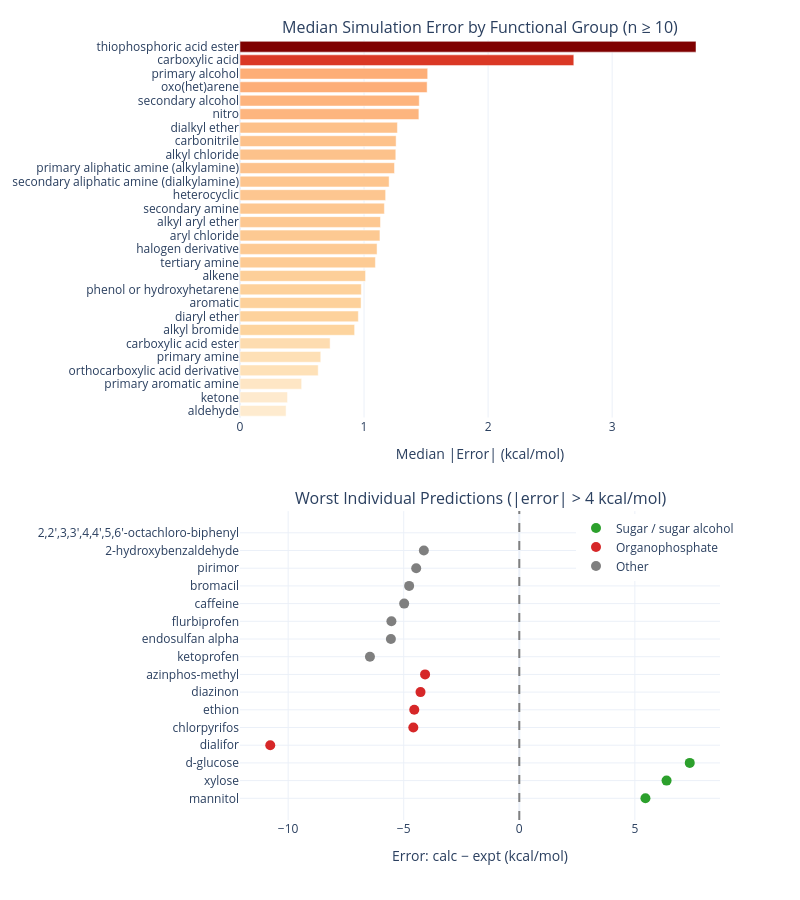

The code cell stored with this chart in its notebook:
### Markdown cell above
### Q2: Where does the simulation fail?

### Code cell
# --- Plot 3: Median |error| by functional group + worst individual predictions ---

resid_stats = (df_groups.groupby("groups")["abs_residual"]
               .agg(["count", "median"])
               .query("count >= 10")
               .sort_values("median", ascending=True))

fig = make_subplots(
    rows=2, cols=1,
    row_heights=[0.55, 0.45],
    vertical_spacing=0.12,
    subplot_titles=[
        "Median Simulation Error by Functional Group (n ≥ 10)",
        "Worst Individual Predictions (|error| > 4 kcal/mol)",
    ],
)

# Top: horizontal bar chart
fig.add_trace(go.Bar(
    y=resid_stats.index,
    x=resid_stats["median"],
    orientation="h",
    marker=dict(
        color=resid_stats["median"],
        colorscale="OrRd",
        cmin=0, cmax=resid_stats["median"].max(),
    ),
    customdata=resid_stats["count"].values,
    hovertemplate=(
        "<b>%{y}</b><br>"
        "Median |error|: %{x:.2f} kcal/mol<br>"
        "n = %{customdata}"
        "<extra></extra>"
    ),
    showlegend=False,
), row=1, col=1)

# Bottom: outlier lollipop chart
outliers = df[df["abs_residual"] > 4].copy()

# Assign chemical class
def classify(row):
    grps = " ".join(row["groups"]).lower() if row["groups"] else ""
    name = row["display_name"].lower()
    if any(x in name for x in ["glucose", "xylose", "mannitol"]):
        return "Sugar / sugar alcohol"
    if any(x in grps for x in ["thiophosphoric", "phosphoric"]):
        return "Organophosphate"
    return "Other"

outliers["chem_class"] = outliers.apply(classify, axis=1)
outliers = outliers.sort_values("residual")

class_colors = {
    "Sugar / sugar alcohol": "#2ca02c",
    "Organophosphate": "#d62728",
    "Other": "#7f7f7f",
}

for cls in class_colors:
    sub = outliers[outliers["chem_class"] == cls]
    if len(sub) == 0:
        continue
    fig.add_trace(go.Scatter(
        x=sub["residual"],
        y=sub["display_name"],
        mode="markers",
        marker=dict(size=10, color=class_colors[cls]),
        name=cls,
        hovertemplate=(
            "<b>%{y}</b><br>"
            "Error (calc − expt): %{x:.2f} kcal/mol<br>"
            f"Class: {cls}"
            "<extra></extra>"
        ),
        showlegend=True,
    ), row=2, col=1)

fig.add_vline(x=0, line_dash="dash", line_color="grey", row=2, col=1)

# Force all y-tick labels to show
fig.update_yaxes(dtick=1, row=1, col=1)
fig.update_yaxes(dtick=1, row=2, col=1)

fig.update_layout(
    height=900, width=800,
    margin=dict(t=40),
    template="plotly_white",
    legend=dict(x=0.7, y=0.35),
)
fig.update_xaxes(title_text="Median |Error| (kcal/mol)", row=1, col=1)
fig.update_xaxes(title_text="Error: calc − expt (kcal/mol)", row=2, col=1)

fig.show()

### Figure 1 — Plotly figure (JSON) as saved in the notebook; plotly's stock layout.template omitted (floating-point values rounded to 4 significant figures)
{"data": [{"customdata": [24, 36, 21, 10, 31, 52, 17, 13, 267, 49, 50, 16, 33, 61, 20, 17, 88, 11, 10, 37, 12, 29, 26, 19, 12, 30, 14, 10], "hovertemplate": "<b>%{y}</b><br>Median |error|: %{x:.2f} kcal/mol<br>n = %{customdata}<extra></extra>", "marker": {"cmax": 3.676, "cmin": 0, "color": [0.3715, 0.383, 0.497, 0.6305, 0.651, 0.7265, 0.924, 0.954, 0.976, 0.978, 1.012, 1.091, 1.105, 1.128, 1.132, 1.164, 1.174, 1.202, 1.246, 1.256, 1.258, 1.269, 1.442, 1.445, 1.508, 1.513, 2.691, 3.676], "colorscale": [[0, "rgb(255,247,236)"], [0.125, "rgb(254,232,200)"], [0.25, "rgb(253,212,158)"], [0.375, "rgb(253,187,132)"], [0.5, "rgb(252,141,89)"], [0.625, "rgb(239,101,72)"], [0.75, "rgb(215,48,31)"], [0.875, "rgb(179,0,0)"], [1, "rgb(127,0,0)"]]}, "orientation": "h", "showlegend": false, "type": "bar", "x": [0.3715, 0.383, 0.497, 0.6305, 0.651, 0.7265, 0.924, 0.954, 0.976, 0.978, 1.012, 1.091, 1.105, 1.128, 1.132, 1.164, 1.174, 1.202, 1.246, 1.256, 1.258, 1.269, 1.442, 1.445, 1.508, 1.513, 2.691, 3.676], "xaxis": "x", "y": ["aldehyde", "ketone", "primary aromatic amine", "orthocarboxylic acid derivative", "primary amine", "carboxylic acid ester", "alkyl bromide", "diaryl ether", "aromatic", "phenol or hydroxyhetarene", "alkene", "tertiary amine", "halogen derivative", "aryl chloride", "alkyl aryl ether", "secondary amine", "heterocyclic", "secondary aliphatic amine (dialkylamine)", "primary aliphatic amine (alkylamine)", "alkyl chloride", "carbonitrile", "dialkyl ether", "nitro", "secondary alcohol", "oxo(het)arene", "primary alcohol", "carboxylic acid", "thiophosphoric acid ester"], "yaxis": "y"}, {"hovertemplate": "<b>%{y}</b><br>Error (calc − expt): %{x:.2f} kcal/mol<br>Class: Sugar / sugar alcohol<extra></extra>", "marker": {"color": "#2ca02c", "size": 10}, "mode": "markers", "name": "Sugar / sugar alcohol", "showlegend": true, "type": "scatter", "x": [5.458, 6.372, 7.375], "xaxis": "x2", "y": ["mannitol", "xylose", "d-glucose"], "yaxis": "y2"}, {"hovertemplate": "<b>%{y}</b><br>Error (calc − expt): %{x:.2f} kcal/mol<br>Class: Organophosphate<extra></extra>", "marker": {"color": "#d62728", "size": 10}, "mode": "markers", "name": "Organophosphate", "showlegend": true, "type": "scatter", "x": [-10.78, -4.585, -4.544, -4.273, -4.076], "xaxis": "x2", "y": ["dialifor", "chlorpyrifos", "ethion", "diazinon", "azinphos-methyl"], "yaxis": "y2"}, {"hovertemplate": "<b>%{y}</b><br>Error (calc − expt): %{x:.2f} kcal/mol<br>Class: Other<extra></extra>", "marker": {"color": "#7f7f7f", "size": 10}, "mode": "markers", "name": "Other", "showlegend": true, "type": "scatter", "x": [-6.462, -5.555, -5.533, -4.981, -4.766, -4.46, -4.129, 4.571], "xaxis": "x2", "y": ["ketoprofen", "endosulfan alpha", "flurbiprofen", "caffeine", "bromacil", "pirimor", "2-hydroxybenzaldehyde", "2,2',3,3',4,4',5,6'-octachloro-biphenyl"], "yaxis": "y2"}], "layout": {"annotations": [{"font": {"size": 16}, "showarrow": false, "text": "Median Simulation Error by Functional Group (n ≥ 10)", "x": 0.5, "xanchor": "center", "xref": "paper", "y": 1, "yanchor": "bottom", "yref": "paper"}, {"font": {"size": 16}, "showarrow": false, "text": "Worst Individual Predictions (|error| > 4 kcal/mol)", "x": 0.5, "xanchor": "center", "xref": "paper", "y": 0.396, "yanchor": "bottom", "yref": "paper"}], "height": 900, "legend": {"x": 0.7, "y": 0.35}, "margin": {"t": 40}, "shapes": [{"line": {"color": "grey", "dash": "dash"}, "type": "line", "x0": 0, "x1": 0, "xref": "x2", "y0": 0, "y1": 1, "yref": "y2 domain"}], "width": 800, "xaxis": {"anchor": "y", "domain": [0, 1], "title": {"text": "Median |Error| (kcal/mol)"}}, "xaxis2": {"anchor": "y2", "domain": [0, 1], "title": {"text": "Error: calc − expt (kcal/mol)"}}, "yaxis": {"anchor": "x", "domain": [0.516, 1], "dtick": 1}, "yaxis2": {"anchor": "x2", "domain": [0, 0.396], "dtick": 1}}}
